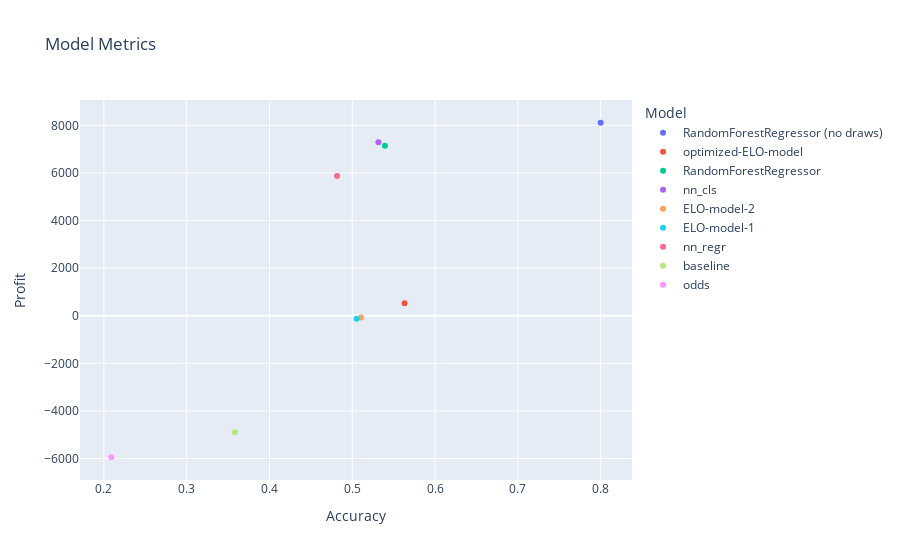

Notebook code cell kept with this figure:
### Code cell
utils_dv.plot_metrics(metrics)

### Figure 1 — Plotly figure (JSON) as saved in the notebook; plotly's stock layout.template omitted (floating-point values rounded to 4 significant figures)
{"data": [{"customdata": [["RandomForestRegressor (no draws)"]], "hovertemplate": "Model=%{customdata[0]}<br>Accuracy=%{x}<br>Profit=%{y}<extra></extra>", "legendgroup": "RandomForestRegressor (no draws)", "marker": {"color": "#636efa", "symbol": "circle"}, "mode": "markers", "name": "RandomForestRegressor (no draws)", "orientation": "v", "showlegend": true, "type": "scatter", "x": [0.8], "xaxis": "x", "y": [8112.0], "yaxis": "y"}, {"customdata": [["optimized-ELO-model"]], "hovertemplate": "Model=%{customdata[0]}<br>Accuracy=%{x}<br>Profit=%{y}<extra></extra>", "legendgroup": "optimized-ELO-model", "marker": {"color": "#EF553B", "symbol": "circle"}, "mode": "markers", "name": "optimized-ELO-model", "orientation": "v", "showlegend": true, "type": "scatter", "x": [0.5632], "xaxis": "x", "y": [528.9], "yaxis": "y"}, {"customdata": [["RandomForestRegressor"]], "hovertemplate": "Model=%{customdata[0]}<br>Accuracy=%{x}<br>Profit=%{y}<extra></extra>", "legendgroup": "RandomForestRegressor", "marker": {"color": "#00cc96", "symbol": "circle"}, "mode": "markers", "name": "RandomForestRegressor", "orientation": "v", "showlegend": true, "type": "scatter", "x": [0.5395], "xaxis": "x", "y": [7148.0], "yaxis": "y"}, {"customdata": [["nn_cls"]], "hovertemplate": "Model=%{customdata[0]}<br>Accuracy=%{x}<br>Profit=%{y}<extra></extra>", "legendgroup": "nn_cls", "marker": {"color": "#ab63fa", "symbol": "circle"}, "mode": "markers", "name": "nn_cls", "orientation": "v", "showlegend": true, "type": "scatter", "x": [0.5316], "xaxis": "x", "y": [7290.0], "yaxis": "y"}, {"customdata": [["ELO-model-2"]], "hovertemplate": "Model=%{customdata[0]}<br>Accuracy=%{x}<br>Profit=%{y}<extra></extra>", "legendgroup": "ELO-model-2", "marker": {"color": "#FFA15A", "symbol": "circle"}, "mode": "markers", "name": "ELO-model-2", "orientation": "v", "showlegend": true, "type": "scatter", "x": [0.5105], "xaxis": "x", "y": [-68.3], "yaxis": "y"}, {"customdata": [["ELO-model-1"]], "hovertemplate": "Model=%{customdata[0]}<br>Accuracy=%{x}<br>Profit=%{y}<extra></extra>", "legendgroup": "ELO-model-1", "marker": {"color": "#19d3f3", "symbol": "circle"}, "mode": "markers", "name": "ELO-model-1", "orientation": "v", "showlegend": true, "type": "scatter", "x": [0.5053], "xaxis": "x", "y": [-130.8], "yaxis": "y"}, {"customdata": [["nn_regr"]], "hovertemplate": "Model=%{customdata[0]}<br>Accuracy=%{x}<br>Profit=%{y}<extra></extra>", "legendgroup": "nn_regr", "marker": {"color": "#FF6692", "symbol": "circle"}, "mode": "markers", "name": "nn_regr", "orientation": "v", "showlegend": true, "type": "scatter", "x": [0.4816], "xaxis": "x", "y": [5873.0], "yaxis": "y"}, {"customdata": [["baseline"]], "hovertemplate": "Model=%{customdata[0]}<br>Accuracy=%{x}<br>Profit=%{y}<extra></extra>", "legendgroup": "baseline", "marker": {"color": "#B6E880", "symbol": "circle"}, "mode": "markers", "name": "baseline", "orientation": "v", "showlegend": true, "type": "scatter", "x": [0.3583], "xaxis": "x", "y": [-4896.0], "yaxis": "y"}, {"customdata": [["odds"]], "hovertemplate": "Model=%{customdata[0]}<br>Accuracy=%{x}<br>Profit=%{y}<extra></extra>", "legendgroup": "odds", "marker": {"color": "#FF97FF", "symbol": "circle"}, "mode": "markers", "name": "odds", "orientation": "v", "showlegend": true, "type": "scatter", "x": [0.209], "xaxis": "x", "y": [-5947.0], "yaxis": "y"}], "layout": {"legend": {"title": {"text": "Model"}, "tracegroupgap": 0}, "title": {"text": "Model Metrics"}, "xaxis": {"anchor": "y", "domain": [0, 1], "title": {"text": "Accuracy"}}, "yaxis": {"anchor": "x", "domain": [0, 1], "title": {"text": "Profit"}}}}
